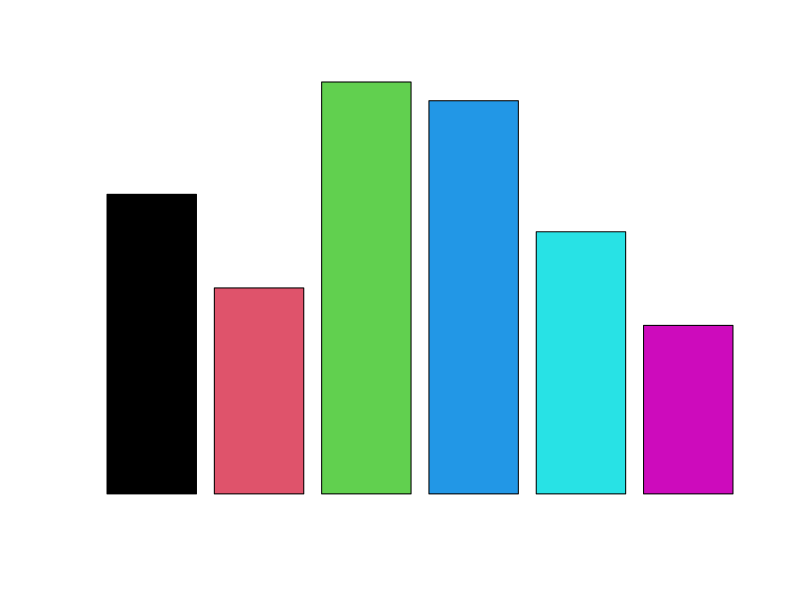

Generate this figure with R: (Note: this script raises an error after producing the figure.)
# Title     : TODO
# Objective : TODO
# Created by: coeat
# Created on: 2021/04/20

library(MASS)
print('START**********')
tab <- with(Cars93, table(Type))
# (tab <- with(Cars93, table(Type))) <- 괄호로 감싸주면 입력구문에서 출력까지 같이 해준다고 함
# tab <-table(Cars93$Type) #<- 8번행은 이 행과 같다

heqd <- c('Compact', 'Large', 'Midsize', 'Small', 'Sporty', 'Van')

barplot(tab,
        main = "Type of Car",
        xlab = "Type",
        ylab = "Number of Car",
        col = 1:6,
        legend = head,
        names.arg = head)
